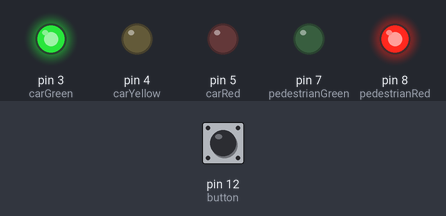
A sketch run on a simulated Arduino Uno, built with avr-gcc and run on an emulated ATmega328P. Shown: output pins drawn as LEDs (lit = HIGH). Dashed ring = blinking. Inputs (shaded band) come from the test bench; at power-on: pin 12 (button) LOW.

Above: at 1.2 s.
1.3 s: pin 12 (button) pulled HIGH for 0.15 s
At 4.4 s:
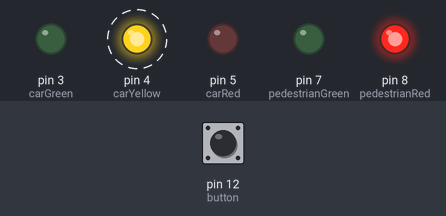
At 7.2 s:
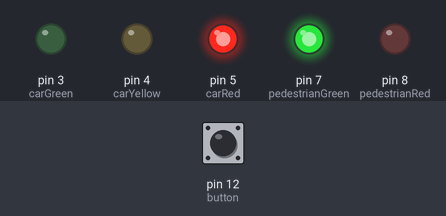
Timing chart, 0 to 17.2 s (numbered marks = the images above; inputs shaded):
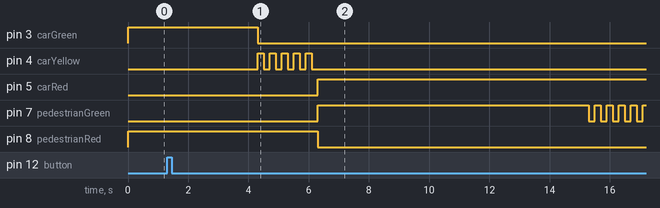

The sketch:

sketch_sep26b.ino
```cpp
const int button = 12;
const int carGreen = 3;
const int carYellow = 4;
const int carRed = 5;
const int pedestrianGreen = 7;
const int pedestrianRed = 8;
const long interval = 10000;
int buttonState;
int lastButtonState;
unsigned long previousMillis = 0;
int currentCarLight;
boolean pedestrianGo;


void setup() {
  pinMode(button, INPUT);
  pinMode(carGreen, OUTPUT);
  pinMode(carYellow, OUTPUT);
  pinMode(carRed, OUTPUT);
  pinMode(pedestrianGreen, OUTPUT);
  pinMode(pedestrianRed,OUTPUT);

  digitalWrite(carGreen,HIGH);
  currentCarLight = carGreen;
  digitalWrite(pedestrianRed,HIGH);

  buttonState = LOW;
  lastButtonState = LOW;
  pedestrianGo = false;

}

void carStop(void){
  digitalWrite(carGreen, LOW);
  for(int i = 0; i < 5; i++){
    digitalWrite(carYellow,HIGH);
    delay(300);
    digitalWrite(carYellow,LOW);
    delay(300);
  }
  digitalWrite(carRed,HIGH);
}

void carStart(void){
  digitalWrite(carRed,LOW);
  digitalWrite(carYellow,HIGH);
  delay(1000);
  digitalWrite(carYellow,LOW);
  digitalWrite(carGreen,HIGH);
}

void pedestrianChange(void){
  digitalWrite(pedestrianRed,LOW);
  digitalWrite(pedestrianGreen,HIGH);
  delay(9000);
   for(int i = 0; i < 5 ; i++){
    digitalWrite(pedestrianGreen,LOW);
    delay(200);
    digitalWrite(pedestrianGreen,HIGH);
    delay(200);
  }
  digitalWrite(pedestrianGreen,LOW);

  digitalWrite(pedestrianRed,HIGH);
}

void changeCarLight(int light){
  if(light == carGreen){
    digitalWrite(carGreen,LOW);
    blinkYellow();
    digitalWrite(carRed,HIGH);
    currentCarLight = carRed;
  }else if(light == carRed){
    digitalWrite(carRed,LOW);
    digitalWrite(carGreen,HIGH);
    currentCarLight = carGreen;
    previousMillis = millis();
  }
}
void blinkYellow(){
  for(int i = 0; i < 5; i++){
     digitalWrite(carYellow,HIGH);
     delay(200);
     digitalWrite(carYellow,LOW);
     delay(200);
  }
}


void loop() {
  unsigned long currentMillis = millis();

  if(currentMillis - previousMillis >= interval){
    previousMillis = currentMillis;
    changeCarLight(currentCarLight);
  }
  buttonState = digitalRead(button);
  if(buttonState != lastButtonState){
    if(buttonState == HIGH){
      pedestrianGo = true;

    }
  }
  if(pedestrianGo && currentCarLight == carGreen){
       delay(3000);
       changeCarLight(currentCarLight);
      // carStop();
       pedestrianChange();
     //  carStart();
       changeCarLight(currentCarLight);
      pedestrianGo = false;
  }
  lastButtonState = buttonState;
}
```

Measured:
- after the input at 1.3 s, pin 3 (carGreen): HIGH → LOW after 3.0 s instead of 8.7 s; pin 5 (carRed): LOW → HIGH after 5.0 s instead of 10.7 s; pin 7 (pedestrianGreen): LOW → HIGH after 5.0 s, then repeats every 0.40 s: LOW 0.20 s, HIGH 0.20 s; pin 8 (pedestrianRed): HIGH → LOW after 5.0 s
